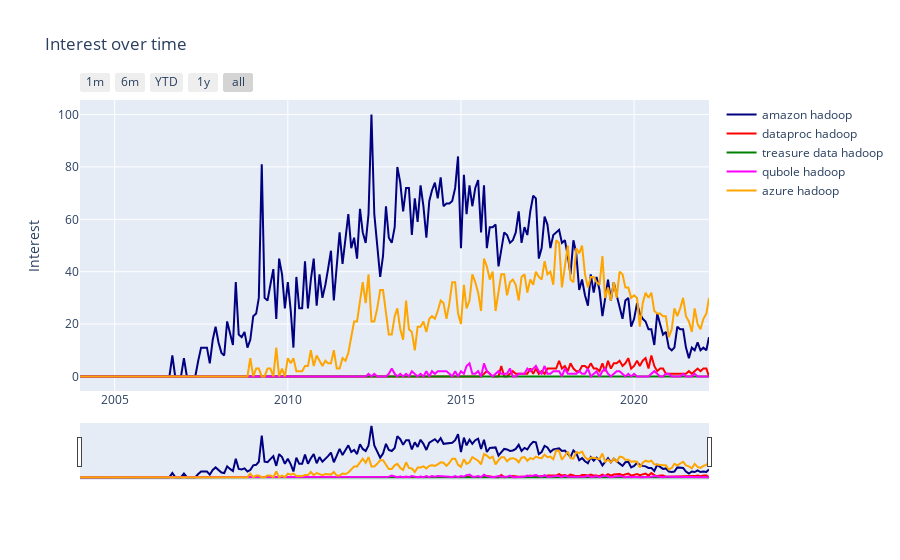

This figure's notebook cell:
### Code cell
plot_interest_over_time(kw_list, df)

### Figure 1 — Plotly figure (JSON) as saved in the notebook; plotly's stock layout.template omitted (floating-point values rounded to 4 significant figures; data arrays with more than 128 entries replaced by an {"elided": "..."} marker saying what was removed)
{"data": [{"line": {"color": "navy"}, "name": "amazon hadoop", "type": "scatter", "x": {"elided": "219 str values"}, "y": {"elided": "219 int values"}}, {"line": {"color": "red"}, "name": "dataproc hadoop", "type": "scatter", "x": {"elided": "219 str values"}, "y": {"elided": "219 int values"}}, {"line": {"color": "green"}, "name": "treasure data hadoop", "type": "scatter", "x": {"elided": "219 str values"}, "y": {"elided": "219 int values"}}, {"line": {"color": "magenta"}, "name": "qubole hadoop", "type": "scatter", "x": {"elided": "219 str values"}, "y": {"elided": "219 int values"}}, {"line": {"color": "orange"}, "name": "azure hadoop", "type": "scatter", "x": {"elided": "219 str values"}, "y": {"elided": "219 int values"}}], "layout": {"autosize": true, "title": {"text": "Interest over time"}, "xaxis": {"autorange": true, "range": ["2004-01-01", "2022-03-01"], "rangeselector": {"buttons": [{"count": 1, "label": "1m", "step": "month", "stepmode": "backward"}, {"count": 6, "label": "6m", "step": "month", "stepmode": "backward"}, {"count": 1, "label": "YTD", "step": "year", "stepmode": "todate"}, {"count": 1, "label": "1y", "step": "year", "stepmode": "backward"}, {"step": "all"}]}, "rangeslider": {"autorange": true, "range": ["2004-01-01", "2022-03-01"], "visible": true, "yaxis": {"_template": null, "rangemode": "match"}}, "type": "date"}, "yaxis": {"autorange": true, "range": [-5.556, 105.6], "title": {"text": "Interest"}, "type": "linear"}}}
